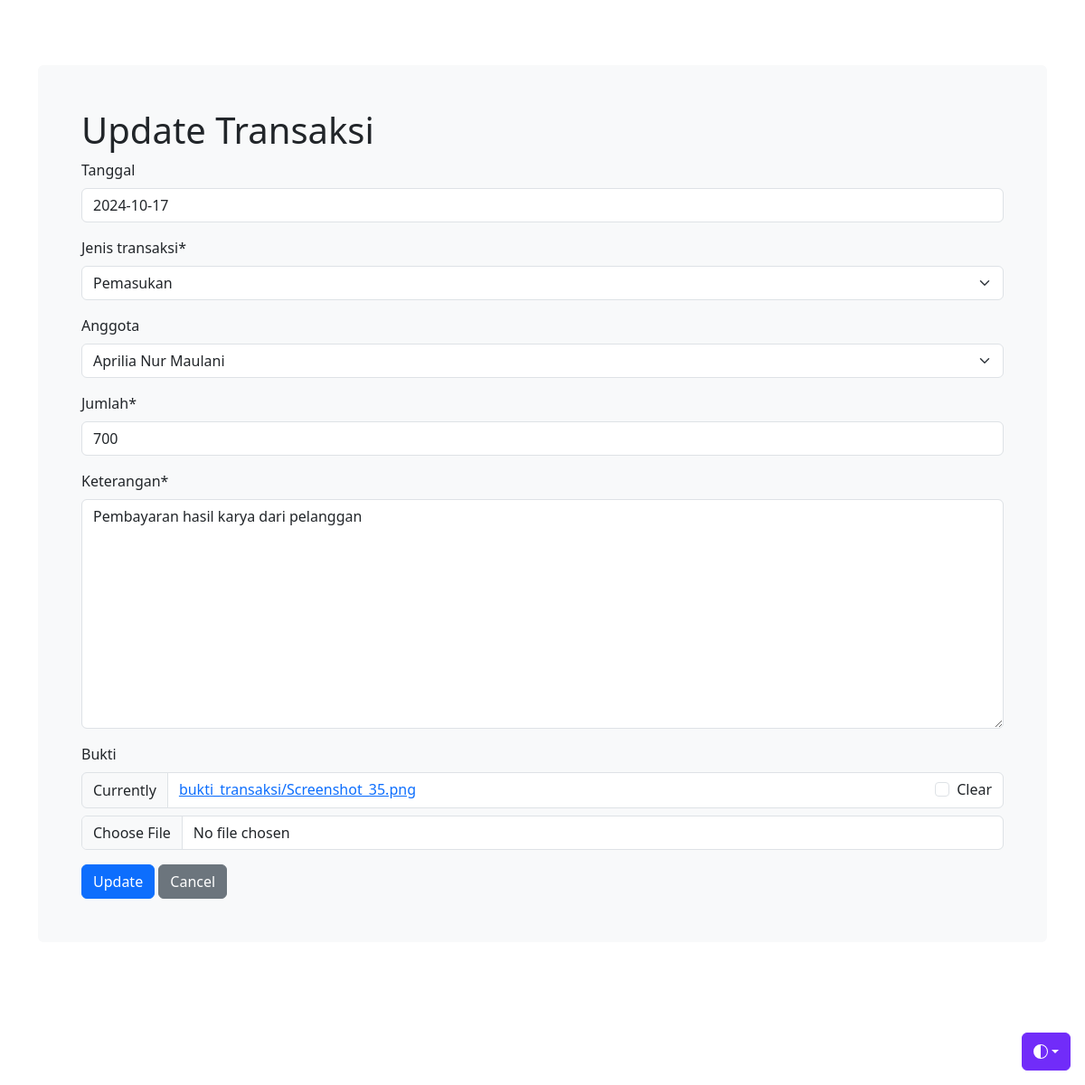
Screenshot of /update_item/6/ with the database file from the repository.
### transaksi/models.py (models this page shows, shortened)
class Transaksi(models.Model):
    JENIS_TRANSAKSI_CHOICES = [
        ('P', 'Pengeluaran'),
        ('M', 'Pemasukan'),
    ]
    id = models.AutoField(primary_key=True)
    tanggal = models.DateField(blank=True)
    jenis_transaksi = models.CharField(max_length=1, choices=JENIS_TRANSAKSI_CHOICES)
    anggota =  models.ForeignKey(Anggota, on_delete=models.CASCADE, blank=True)
    jumlah = models.IntegerField()
    keterangan = models.TextField()
    bukti = models.FileField(upload_to='bukti_transaksi/', blank=True, null=True)

### transaksi/views.py (the view)
# urls.py: path('update_item/<int:pk>/', views.update_item, name='update_item'),
def update_item(request, pk):
    item = get_object_or_404(Transaksi, pk=pk)
    form = TransaksiUpdateForm(request.POST or None, instance=item)
    if request.method == 'POST' and form.is_valid():
        form.save()
        messages.success(request, ' Update Successfully')
        return redirect('list_item')
    context = {
        'form': form,
        'title': 'Update Transaksi'
    }
    return render(request, 'update_item.html', context)

### transaksi/forms.py
class TransaksiUpdateForm(forms.ModelForm):
    class Meta:
        model = Transaksi
        fields = ['tanggal', 'jenis_transaksi', 'anggota', 'jumlah', 'keterangan', 'bukti']

### transaksi/models.py (called while the page is built)
    def __str__(self):
        return self.nama

### transaksi/templates/update_item.html (shortened to what this page needs)
{% load static %} {% load crispy_forms_tags %}
<!DOCTYPE html>
<html lang="en" data-bs-theme="auto">
  <head>
    <link
      rel="stylesheet"
      href="https://cdn.jsdelivr.net/npm/@docsearch/css@3"
    />
    <link href="{% static 'css/stylesheet.css' %}" rel="stylesheet" />
    <link href="{% static 'css/bootstrap.min.css' %}" rel="stylesheet" />
    <link href="{% static 'css/navbar-fixed.css' %}" rel="stylesheet" />
  </head>
  <body>
    <div
      class="dropdown position-fixed bottom-0 end-0 mb-3 me-3 bd-mode-toggle"
    >
      <button
        class="btn btn-bd-primary py-2 dropdown-toggle d-flex align-items-center"
        id="bd-theme"
        type="button"
        aria-expanded="false"
        data-bs-toggle="dropdown"
        aria-label="Toggle theme (auto)"
      >
        <svg class="bi my-1 theme-icon-active" width="1em" height="1em">
          <use href="#circle-half"></use>
        </svg>
      </button>
    </div>
    {% block content %}
    <main class="container">
      <div class="bg-body-tertiary p-5 rounded">
        <h1>{{ title }}</h1>
        <form method="POST">
          {% csrf_token %} {{ form|crispy }}
          <div class="button-group">
            <button type="submit" class="btn btn-primary">Update</button>
            <a href="{% url 'list_item' %}" class="btn btn-secondary">Cancel</a>
          </div>
        </form>
      </div>
    </main>
    {% endblock %}
  </body>
</html>

### static/css/stylesheet.css (style rules this page uses)
body { background-color: #34eb6b; }

### static/css/navbar-fixed.css (style rules this page uses)
body { min-height: 75rem; padding-top: 4.5rem; }

### transaksi/templates/update_item.html (style rules this page uses)
.bi { vertical-align: -0.125em; fill: currentColor; }
.btn-bd-primary { --bd-violet-bg: #712cf9; --bd-violet-rgb: 112.520718, 44.062154, 249.437846; --bs-btn-font-weight: 600; --bs-btn-color: var(--bs-white); --bs-btn-bg: var(--bd-violet-bg); --bs-btn-border-color: var(--bd-violet-bg); --bs-btn-hover-color: var(--bs-white); --bs-btn-hover-bg: #6528e0; --bs-btn-hover-border-color: #6528e0; --bs-btn-focus-shadow-rgb: var(--bd-violet-rgb); --bs-btn-active-color: var(--bs-btn-hover-color); --bs-btn-active-bg: #5a23c8; --bs-btn-active-border-color: #5a23c8; }
.bd-mode-toggle { z-index: 1500; }

### rows the page displays
Transaksi: tanggal "2024-10-17", jenis_transaksi "Pemasukan", anggota "Aprilia Nur Maulani", jumlah "700", keterangan "Pembayaran hasil karya dari pelanggan"

### other values shown
{{ title }} "Update Transaksi"
